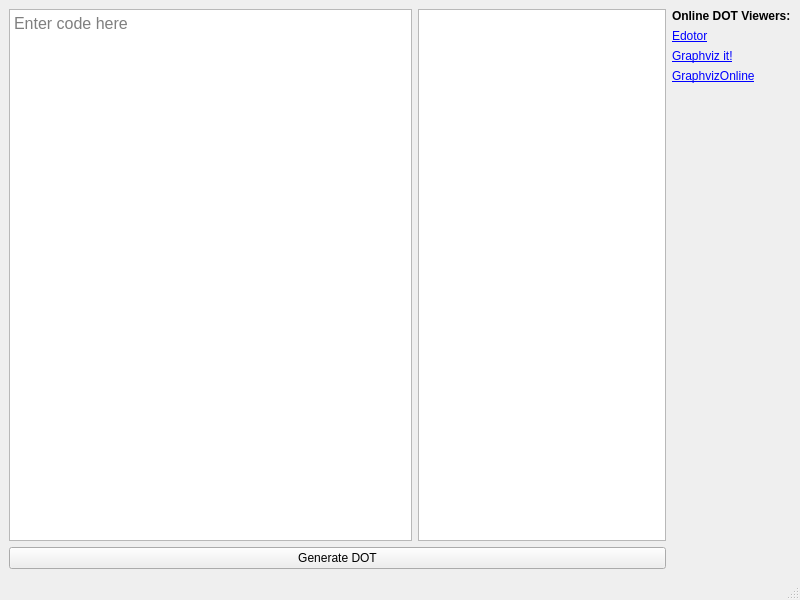
<?xml version="1.0" encoding="UTF-8"?>
<ui version="4.0">
 <class>MainWindow</class>
 <widget class="QMainWindow" name="MainWindow">
  <property name="geometry">
   <rect>
    <x>0</x>
    <y>0</y>
    <width>800</width>
    <height>600</height>
   </rect>
  </property>
  <property name="windowTitle">
   <string>Neb to DOT Test</string>
  </property>
  <widget class="QWidget" name="centralwidget">
   <layout class="QHBoxLayout" name="horizontalLayout_2">
    <item>
     <layout class="QVBoxLayout" name="verticalLayout">
      <item>
       <layout class="QHBoxLayout" name="horizontalLayout">
        <item>
         <widget class="QPlainTextEdit" name="code_edit">
          <property name="sizePolicy">
           <sizepolicy hsizetype="Expanding" vsizetype="Expanding">
            <horstretch>162</horstretch>
            <verstretch>0</verstretch>
           </sizepolicy>
          </property>
          <property name="font">
           <font>
            <pointsize>12</pointsize>
           </font>
          </property>
          <property name="tabStopWidth">
           <number>15</number>
          </property>
          <property name="placeholderText">
           <string>Enter code here</string>
          </property>
         </widget>
        </item>
        <item>
         <widget class="QPlainTextEdit" name="dot_view">
          <property name="sizePolicy">
           <sizepolicy hsizetype="Expanding" vsizetype="Expanding">
            <horstretch>100</horstretch>
            <verstretch>0</verstretch>
           </sizepolicy>
          </property>
          <property name="font">
           <font>
            <pointsize>7</pointsize>
           </font>
          </property>
          <property name="readOnly">
           <bool>true</bool>
          </property>
          <property name="tabStopWidth">
           <number>15</number>
          </property>
          <property name="tabStopDistance">
           <double>15.000000000000000</double>
          </property>
          <property name="textInteractionFlags">
           <set>Qt::TextSelectableByKeyboard|Qt::TextSelectableByMouse</set>
          </property>
          <property name="placeholderText">
           <string/>
          </property>
         </widget>
        </item>
       </layout>
      </item>
      <item>
       <widget class="QPushButton" name="exec_button">
        <property name="text">
         <string>Generate DOT</string>
        </property>
       </widget>
      </item>
     </layout>
    </item>
    <item>
     <layout class="QVBoxLayout" name="verticalLayout_2">
      <item>
       <widget class="QLabel" name="label">
        <property name="font">
         <font>
          <weight>75</weight>
          <bold>true</bold>
          <underline>false</underline>
         </font>
        </property>
        <property name="text">
         <string>Online DOT Viewers:</string>
        </property>
       </widget>
      </item>
      <item>
       <widget class="QLabel" name="label_4">
        <property name="text">
         <string>&lt;a href=&quot;https://edotor.net/&quot;&gt;Edotor&lt;/a&gt;</string>
        </property>
        <property name="openExternalLinks">
         <bool>true</bool>
        </property>
       </widget>
      </item>
      <item>
       <widget class="QLabel" name="label_3">
        <property name="text">
         <string>&lt;a href=&quot;http://graphviz.it/&quot;&gt;Graphviz it!&lt;/a&gt;</string>
        </property>
        <property name="openExternalLinks">
         <bool>true</bool>
        </property>
       </widget>
      </item>
      <item>
       <widget class="QLabel" name="label_2">
        <property name="text">
         <string>&lt;a href=&quot;https://dreampuf.github.io/GraphvizOnline/&quot;&gt;GraphvizOnline&lt;/a&gt;</string>
        </property>
        <property name="openExternalLinks">
         <bool>true</bool>
        </property>
       </widget>
      </item>
      <item>
       <spacer name="verticalSpacer">
        <property name="orientation">
         <enum>Qt::Vertical</enum>
        </property>
        <property name="sizeHint" stdset="0">
         <size>
          <width>20</width>
          <height>40</height>
         </size>
        </property>
       </spacer>
      </item>
     </layout>
    </item>
   </layout>
  </widget>
  <widget class="QMenuBar" name="menubar">
   <property name="geometry">
    <rect>
     <x>0</x>
     <y>0</y>
     <width>800</width>
     <height>30</height>
    </rect>
   </property>
  </widget>
  <widget class="QStatusBar" name="statusbar"/>
 </widget>
 <resources/>
 <connections/>
</ui>
